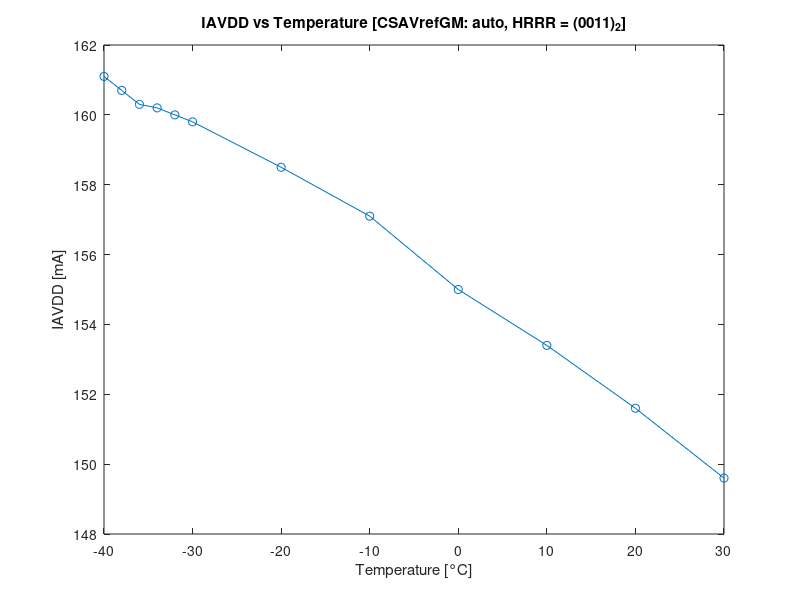
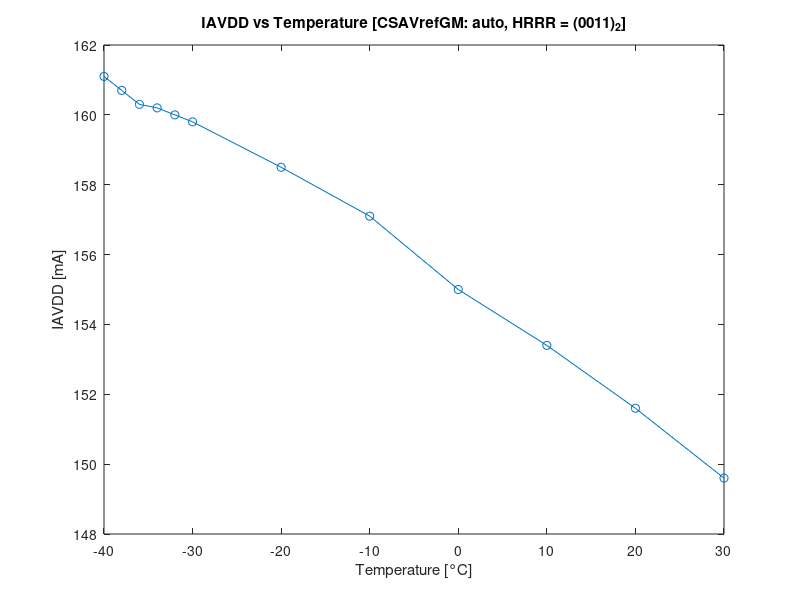
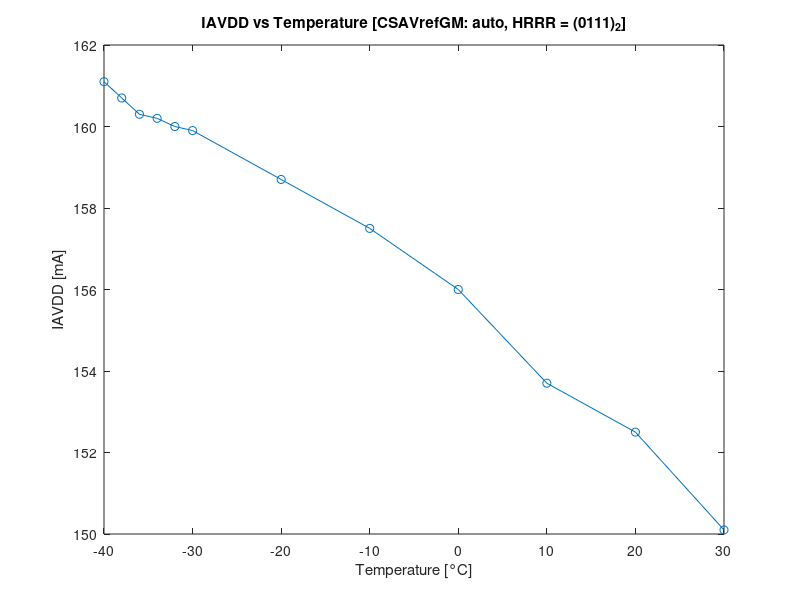
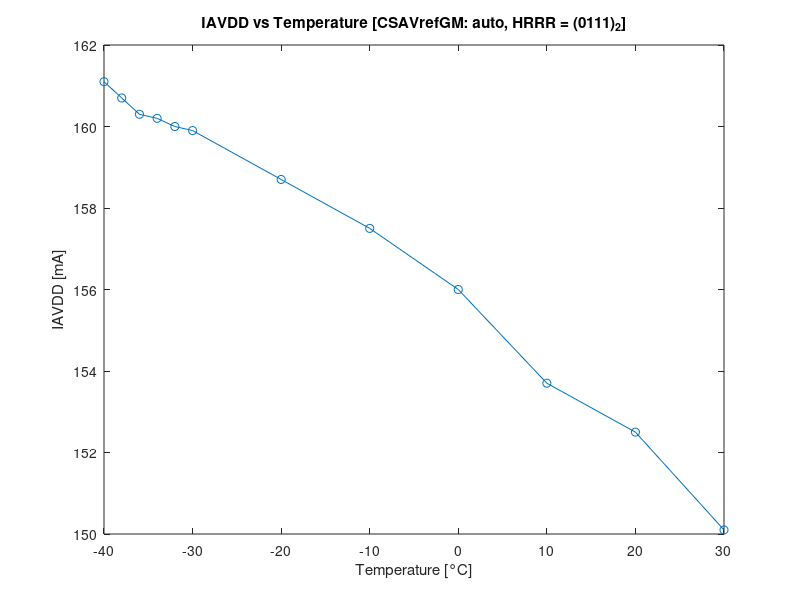

Source code (MATLAB) for these figures, in order:
%% IAVDD [mA] vs Temperature (CSAVREFGM: auto) (HRRR = 0011)

clear, clc;
f = figure('visible','off');

IAVDD_auto_0011 = flip([149.6 151.6 153.4 155.0 157.1 158.5 159.8 160.0 160.2 160.3 160.7 161.1]);
X_temp = [-40 -38 -36 -34 -32 -30 -20 -10 0 10 20 30]

plot(X_temp, IAVDD_auto_0011, '-o')
title("IAVDD vs Temperature [CSAVrefGM: auto, HRRR = (0011)_2]");
xlabel('Temperature [°C]');
ylabel('IAVDD [mA]');
savefig('fig/IAVDD_temp_CSAVREFGM_auto_HRRR_0011.fig')
exportgraphics(gcf,'pdf/IAVDD_temp_CSAVREFGM_auto_HRRR_0011.pdf','ContentType','vector');


%% IAVDD [mA] vs Temperature (CSAVREFGM: auto) (HRRR = 0111)

f = figure('visible','off');

IAVDD_auto_0111 = flip([150.1 152.5 153.7 156.0 157.5 158.7 159.9 160.0 160.2 160.3 160.7 161.1]);
X_temp = [-40 -38 -36 -34 -32 -30 -20 -10 0 10 20 30]

plot(X_temp, IAVDD_auto_0111, '-o')
title("IAVDD vs Temperature [CSAVrefGM: auto, HRRR = (0111)_2]");
xlabel('Temperature [°C]');
ylabel('IAVDD [mA]');
savefig('fig/IAVDD_temp_CSAVREFGM_auto_HRRR_0111.fig')
exportgraphics(gcf,'pdf/IAVDD_temp_CSAVREFGM_auto_HRRR_0111.pdf','ContentType','vector');


%% IAVDD [mA] vs Temperature (CSAVREFGM: 530mV)

f = figure('visible','off');

IAVDD_530mV = flip([150.7 152.3 153.8 155.3 156.7 158.0 159.3 160.0 160.3 160.5 160.2 160.6]);

plot(X_temp, IAVDD_530mV, '-o')
title("IAVDD vs Temperature (CSAVrefGM: 530mV)");
xlabel('Temperature [°C]');
ylabel('IAVDD [mA]');
savefig('fig/IAVDD_temp_CSAVREFGM_530mV.fig')
exportgraphics(gcf,'pdf/IAVDD_temp_CSAVREFGM_530mV.pdf','ContentType','vector');


%% IAVDD [mA] vs Temperature (CSAVREFGM: auto [HRRR = 0011, HRRR = 0111] vs 530mV)

f = figure('visible','off');

plot(X_temp, IAVDD_auto_0011, '-o', X_temp, IAVDD_auto_0111, '-o', X_temp, IAVDD_530mV, '-o')
title("IAVDD vs Temperature");
xlabel('Temperature [°C]');
ylabel('IAVDD [mA]');
legend('CSAVrefGM = auto [HRRR = (0011)_2]', 'CSAVrefGM = auto [HRRR = (0111)_2]', 'CSAVrefGM = 530mV','Location','northeast')
savefig('fig/IAVDD_temp_CSAVREFGM_auto-530mV.fig')
exportgraphics(gcf,'pdf/IAVDD_temp_CSAVREFGM_auto-530mV.pdf','ContentType','vector');
